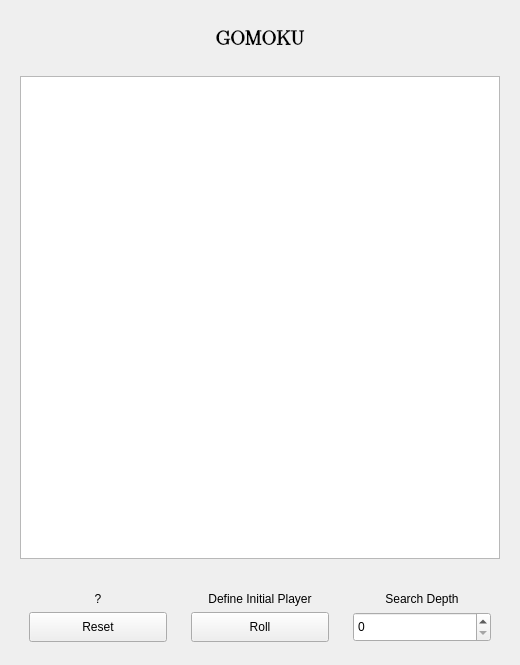
<?xml version="1.0" encoding="UTF-8"?>
<ui version="4.0">
 <class>WidgetGameBoard</class>
 <widget class="QWidget" name="WidgetGameBoard">
  <property name="geometry">
   <rect>
    <x>0</x>
    <y>0</y>
    <width>520</width>
    <height>665</height>
   </rect>
  </property>
  <property name="sizePolicy">
   <sizepolicy hsizetype="Fixed" vsizetype="Fixed">
    <horstretch>0</horstretch>
    <verstretch>0</verstretch>
   </sizepolicy>
  </property>
  <property name="minimumSize">
   <size>
    <width>520</width>
    <height>665</height>
   </size>
  </property>
  <property name="maximumSize">
   <size>
    <width>520</width>
    <height>665</height>
   </size>
  </property>
  <property name="sizeIncrement">
   <size>
    <width>520</width>
    <height>665</height>
   </size>
  </property>
  <property name="baseSize">
   <size>
    <width>520</width>
    <height>665</height>
   </size>
  </property>
  <property name="windowTitle">
   <string>Form</string>
  </property>
  <layout class="QVBoxLayout" name="verticalLayout_5">
   <item>
    <widget class="QWidget" name="_titleWidget" native="true">
     <property name="minimumSize">
      <size>
       <width>0</width>
       <height>50</height>
      </size>
     </property>
     <property name="maximumSize">
      <size>
       <width>16777215</width>
       <height>50</height>
      </size>
     </property>
     <layout class="QVBoxLayout" name="verticalLayout_2">
      <item>
       <widget class="QLabel" name="_nameLabel">
        <property name="font">
         <font>
          <family>LM Roman 17</family>
          <pointsize>15</pointsize>
          <weight>75</weight>
          <bold>true</bold>
         </font>
        </property>
        <property name="cursor">
         <cursorShape>ArrowCursor</cursorShape>
        </property>
        <property name="tabletTracking">
         <bool>false</bool>
        </property>
        <property name="styleSheet">
         <string notr="true"/>
        </property>
        <property name="text">
         <string>GOMOKU</string>
        </property>
        <property name="alignment">
         <set>Qt::AlignCenter</set>
        </property>
       </widget>
      </item>
     </layout>
    </widget>
   </item>
   <item>
    <widget class="QWidget" name="_tableWidget" native="true">
     <layout class="QHBoxLayout" name="horizontalLayout">
      <item>
       <widget class="QTableWidget" name="_gameBoard"/>
      </item>
     </layout>
    </widget>
   </item>
   <item>
    <widget class="QWidget" name="_dataWidget" native="true">
     <property name="minimumSize">
      <size>
       <width>0</width>
       <height>80</height>
      </size>
     </property>
     <property name="maximumSize">
      <size>
       <width>16777215</width>
       <height>80</height>
      </size>
     </property>
     <property name="sizeIncrement">
      <size>
       <width>0</width>
       <height>80</height>
      </size>
     </property>
     <property name="baseSize">
      <size>
       <width>0</width>
       <height>80</height>
      </size>
     </property>
     <layout class="QHBoxLayout" name="horizontalLayout_2">
      <item>
       <widget class="QWidget" name="_currentActions" native="true">
        <layout class="QVBoxLayout" name="verticalLayout_4">
         <item>
          <widget class="QLabel" name="_playerLabel">
           <property name="text">
            <string>?</string>
           </property>
           <property name="alignment">
            <set>Qt::AlignCenter</set>
           </property>
          </widget>
         </item>
         <item>
          <widget class="QPushButton" name="_resetButton">
           <property name="minimumSize">
            <size>
             <width>0</width>
             <height>30</height>
            </size>
           </property>
           <property name="text">
            <string>Reset</string>
           </property>
          </widget>
         </item>
        </layout>
       </widget>
      </item>
      <item>
       <widget class="QWidget" name="_initialActions" native="true">
        <layout class="QVBoxLayout" name="verticalLayout_3">
         <item>
          <widget class="QLabel" name="_initialPlayer">
           <property name="text">
            <string>Define Initial Player</string>
           </property>
           <property name="alignment">
            <set>Qt::AlignCenter</set>
           </property>
          </widget>
         </item>
         <item>
          <widget class="QPushButton" name="_rollButton">
           <property name="minimumSize">
            <size>
             <width>0</width>
             <height>30</height>
            </size>
           </property>
           <property name="text">
            <string>Roll</string>
           </property>
          </widget>
         </item>
        </layout>
       </widget>
      </item>
      <item>
       <widget class="QWidget" name="_eventualActions" native="true">
        <layout class="QVBoxLayout" name="verticalLayout">
         <item>
          <widget class="QLabel" name="_depthLabel">
           <property name="text">
            <string>Search Depth</string>
           </property>
           <property name="alignment">
            <set>Qt::AlignCenter</set>
           </property>
          </widget>
         </item>
         <item>
          <widget class="QSpinBox" name="_searchDepht">
           <property name="minimumSize">
            <size>
             <width>0</width>
             <height>30</height>
            </size>
           </property>
          </widget>
         </item>
        </layout>
       </widget>
      </item>
     </layout>
    </widget>
   </item>
  </layout>
 </widget>
 <resources/>
 <connections/>
</ui>
